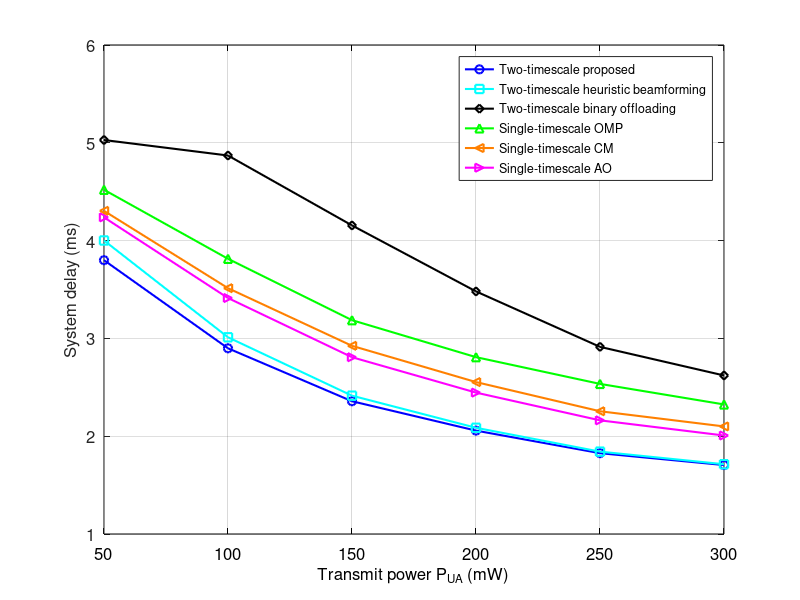

This figure's MATLAB source:
%transmit power plot
load('performace_transmit_power_01_fixed_analog_beamformers.mat')
proposed_delay = proposed_delay*1e3;
heuristic_delay = heuristic_delay*1e3;
local_computing_delay = local_computing_delay*1e3;
edge_computing_delay = edge_computing_delay*1e3;
AO_delay = AO_delay*1e3;
OMP_delay = OMP_delay*1e3;
CM_delay = CM_delay*1e3;

size = 12;
figure()
box on
set(gca,'fontsize',size)
set(gca,'Xcolor','k')
xlabel('Transmit power P_{UA} (mW)','fontsize',size)
ylabel('System delay (ms)','fontsize',size)
% set(gca,'XLim',[0 50]);
% set(gca,'xTick',[0:10:50])
% set(gca,'YLim',[2 12]);
% set(gca,'yTick',[2:2:12]);
x = 50:50:300;
proposed_plot=line(x,mean(proposed_delay,1));
set(proposed_plot,'color','b')
set(proposed_plot,'linestyle','-')
set(proposed_plot,'linewidth',1.5)
set(proposed_plot,'marker','o')
hold on
heuristic_plot=line(x,mean(heuristic_delay,1));
set(heuristic_plot,'color','c')
set(heuristic_plot,'linestyle','-')
set(heuristic_plot,'linewidth',1.5)
set(heuristic_plot,'marker','s')
hold on
binary_plot=line(x,mean(min(local_computing_delay,edge_computing_delay),1));
set(binary_plot,'color','k')
set(binary_plot,'linestyle','-')
set(binary_plot,'linewidth',1.5)
set(binary_plot,'marker','d')
hold on
AO_plot=line(x,mean(AO_delay,1));
set(AO_plot,'color','m')
set(AO_plot,'linestyle','-')
set(AO_plot,'linewidth',1.5)
set(AO_plot,'marker','>')
hold on
CM_plot=line(x,mean(CM_delay,1));
set(CM_plot,'color',[1,0.5,0])
set(CM_plot,'linestyle','-')
set(CM_plot,'linewidth',1.5)
set(CM_plot,'marker','<')
hold on
OMP_plot=line(x,mean(OMP_delay,1));
set(OMP_plot,'color','g')
set(OMP_plot,'linestyle','-')
set(OMP_plot,'linewidth',1.5)
set(OMP_plot,'marker','^')

grid on
legend([proposed_plot,heuristic_plot,binary_plot,OMP_plot,CM_plot,AO_plot],'Two-timescale proposed','Two-timescale heuristic beamforming','Two-timescale binary offloading','Single-timescale OMP','Single-timescale CM','Single-timescale AO','fontsize',9)
